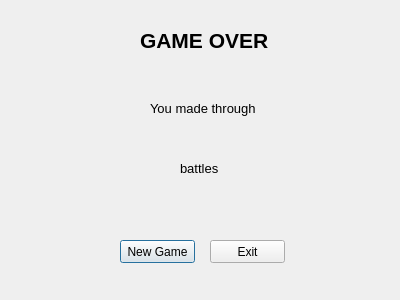
<?xml version="1.0" encoding="UTF-8"?>
<ui version="4.0">
 <class>ScoreDialog</class>
 <widget class="QDialog" name="ScoreDialog">
  <property name="geometry">
   <rect>
    <x>0</x>
    <y>0</y>
    <width>400</width>
    <height>300</height>
   </rect>
  </property>
  <property name="windowTitle">
   <string>Dialog</string>
  </property>
  <widget class="QPushButton" name="newGameButton">
   <property name="geometry">
    <rect>
     <x>120</x>
     <y>240</y>
     <width>75</width>
     <height>23</height>
    </rect>
   </property>
   <property name="text">
    <string>New Game</string>
   </property>
  </widget>
  <widget class="QPushButton" name="exitButton">
   <property name="geometry">
    <rect>
     <x>210</x>
     <y>240</y>
     <width>75</width>
     <height>23</height>
    </rect>
   </property>
   <property name="text">
    <string>Exit</string>
   </property>
  </widget>
  <widget class="QLabel" name="titleLabel">
   <property name="geometry">
    <rect>
     <x>140</x>
     <y>30</y>
     <width>131</width>
     <height>21</height>
    </rect>
   </property>
   <property name="font">
    <font>
     <pointsize>16</pointsize>
     <weight>75</weight>
     <bold>true</bold>
    </font>
   </property>
   <property name="text">
    <string>GAME OVER</string>
   </property>
  </widget>
  <widget class="QLabel" name="textLabel_1">
   <property name="geometry">
    <rect>
     <x>150</x>
     <y>100</y>
     <width>111</width>
     <height>16</height>
    </rect>
   </property>
   <property name="font">
    <font>
     <pointsize>10</pointsize>
    </font>
   </property>
   <property name="text">
    <string>You made through</string>
   </property>
  </widget>
  <widget class="QLabel" name="battlesLabel">
   <property name="geometry">
    <rect>
     <x>180</x>
     <y>130</y>
     <width>41</width>
     <height>21</height>
    </rect>
   </property>
   <property name="font">
    <font>
     <pointsize>16</pointsize>
     <weight>75</weight>
     <bold>true</bold>
    </font>
   </property>
   <property name="text">
    <string/>
   </property>
   <property name="alignment">
    <set>Qt::AlignCenter</set>
   </property>
  </widget>
  <widget class="QLabel" name="textLabel_2">
   <property name="geometry">
    <rect>
     <x>180</x>
     <y>160</y>
     <width>41</width>
     <height>16</height>
    </rect>
   </property>
   <property name="font">
    <font>
     <pointsize>10</pointsize>
    </font>
   </property>
   <property name="text">
    <string>battles</string>
   </property>
  </widget>
 </widget>
 <resources/>
 <connections/>
</ui>
